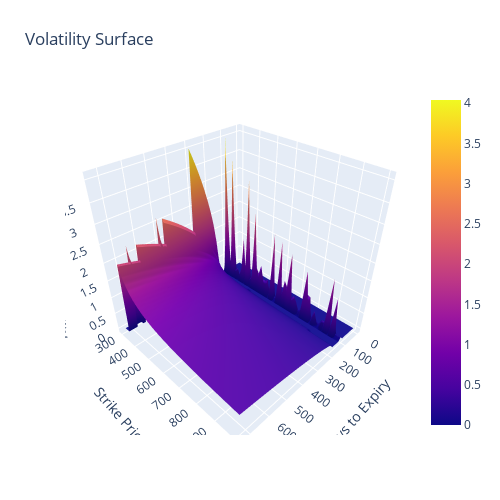

Notebook source saved alongside this figure:
### Markdown cell above
### 1.3 Plot Surface

### Code cell
fig = go.Figure(data=[go.Surface(z=sigma_vals, x=T_vals*365, y=K_vals)])
fig.update_layout(title='Volatility Surface', autosize=False,
                  width=500, height=500,
                  margin=dict(l=65, r=50, b=65, t=90))
fig.update_layout(scene = dict(
                    xaxis_title='Days to Expiry',
                    yaxis_title='Strike Price',
                    zaxis_title='Implied Volatility'))
fig.show()

### Figure 1 — Plotly figure (JSON) as saved in the notebook; plotly's stock layout.template omitted (floating-point values rounded to 4 significant figures; data arrays with more than 128 entries replaced by an {"elided": "..."} marker saying what was removed)
{"data": [{"type": "surface", "x": [3.65, 18.47, 33.3, 48.12, 62.94, 77.77, 92.59, 107.4, 122.2, 137.1, 151.9, 166.7, 181.5, 196.4, 211.2, 226.0, 240.8, 255.6, 270.5, 285.3, 300.1, 314.9, 329.8, 344.6, 359.4, 374.2, 389.1, 403.9, 418.7, 433.5, 448.4, 463.2, 478.0, 492.8, 507.6, 522.5, 537.3, 552.1, 566.9, 581.8, 596.6, 611.4, 626.2, 641.1, 655.9, 670.7, 685.5, 700.4, 715.2, 730], "y": [300, 314.3, 328.6, 342.9, 357.1, 371.4, 385.7, 400, 414.3, 428.6, 442.9, 457.1, 471.4, 485.7, 500, 514.3, 528.6, 542.9, 557.1, 571.4, 585.7, 600, 614.3, 628.6, 642.9, 657.1, 671.4, 685.7, 700, 714.3, 728.6, 742.9, 757.1, 771.4, 785.7, 800, 814.3, 828.6, 842.9, 857.1, 871.4, 885.7, 900, 914.3, 928.6, 942.9, 957.1, 971.4, 985.7, 1000], "z": {"elided": "50x50 float values"}}], "layout": {"autosize": false, "height": 500, "margin": {"b": 65, "l": 65, "r": 50, "t": 90}, "scene": {"xaxis": {"title": {"text": "Days to Expiry"}}, "yaxis": {"title": {"text": "Strike Price"}}, "zaxis": {"title": {"text": "Implied Volatility"}}}, "title": {"text": "Volatility Surface"}, "width": 500}}
